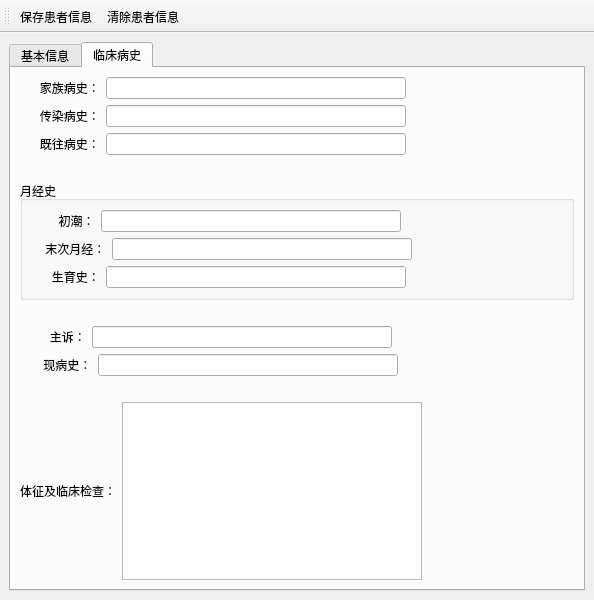
<?xml version="1.0" encoding="UTF-8"?>
<ui version="4.0">
 <class>patientinfo</class>
 <widget class="QMainWindow" name="patientinfo">
  <property name="geometry">
   <rect>
    <x>0</x>
    <y>0</y>
    <width>594</width>
    <height>600</height>
   </rect>
  </property>
  <property name="windowTitle">
   <string>MainWindow</string>
  </property>
  <widget class="QWidget" name="centralwidget">
   <layout class="QVBoxLayout" name="verticalLayout">
    <item>
     <widget class="QTabWidget" name="tabWidget">
      <property name="currentIndex">
       <number>1</number>
      </property>
      <widget class="QWidget" name="tabBaseInfo">
       <attribute name="title">
        <string>基本信息</string>
       </attribute>
       <layout class="QVBoxLayout" name="verticalLayout_3">
        <item>
         <layout class="QVBoxLayout" name="verticalLayout_2">
          <item>
           <layout class="QHBoxLayout" name="horizontalLayout">
            <item>
             <widget class="QLabel" name="label">
              <property name="text">
               <string> ID(HIS)：</string>
              </property>
             </widget>
            </item>
            <item>
             <widget class="QLineEdit" name="lineEditID">
              <property name="minimumSize">
               <size>
                <width>150</width>
                <height>0</height>
               </size>
              </property>
              <property name="maximumSize">
               <size>
                <width>150</width>
                <height>16777215</height>
               </size>
              </property>
             </widget>
            </item>
            <item>
             <spacer name="horizontalSpacer_5">
              <property name="orientation">
               <enum>Qt::Horizontal</enum>
              </property>
              <property name="sizeHint" stdset="0">
               <size>
                <width>40</width>
                <height>20</height>
               </size>
              </property>
             </spacer>
            </item>
            <item>
             <widget class="QLabel" name="label_2">
              <property name="text">
               <string>  姓名：</string>
              </property>
             </widget>
            </item>
            <item>
             <widget class="QComboBox" name="comboBoxSex">
              <property name="minimumSize">
               <size>
                <width>150</width>
                <height>0</height>
               </size>
              </property>
              <property name="maximumSize">
               <size>
                <width>150</width>
                <height>16777215</height>
               </size>
              </property>
              <item>
               <property name="text">
                <string>男</string>
               </property>
              </item>
              <item>
               <property name="text">
                <string>女</string>
               </property>
              </item>
             </widget>
            </item>
            <item>
             <spacer name="horizontalSpacer_6">
              <property name="orientation">
               <enum>Qt::Horizontal</enum>
              </property>
              <property name="sizeHint" stdset="0">
               <size>
                <width>40</width>
                <height>20</height>
               </size>
              </property>
             </spacer>
            </item>
           </layout>
          </item>
          <item>
           <layout class="QHBoxLayout" name="horizontalLayout_2">
            <item>
             <widget class="QLabel" name="label_3">
              <property name="text">
               <string>    性别：</string>
              </property>
             </widget>
            </item>
            <item>
             <widget class="QLineEdit" name="lineEditSex">
              <property name="minimumSize">
               <size>
                <width>150</width>
                <height>0</height>
               </size>
              </property>
              <property name="maximumSize">
               <size>
                <width>150</width>
                <height>16777215</height>
               </size>
              </property>
             </widget>
            </item>
            <item>
             <spacer name="horizontalSpacer_19">
              <property name="orientation">
               <enum>Qt::Horizontal</enum>
              </property>
              <property name="sizeHint" stdset="0">
               <size>
                <width>40</width>
                <height>20</height>
               </size>
              </property>
             </spacer>
            </item>
            <item>
             <widget class="QLabel" name="label_4">
              <property name="text">
               <string>  年龄：</string>
              </property>
             </widget>
            </item>
            <item>
             <widget class="QLineEdit" name="lineEditAge">
              <property name="minimumSize">
               <size>
                <width>150</width>
                <height>0</height>
               </size>
              </property>
              <property name="maximumSize">
               <size>
                <width>150</width>
                <height>16777215</height>
               </size>
              </property>
             </widget>
            </item>
            <item>
             <spacer name="horizontalSpacer_7">
              <property name="orientation">
               <enum>Qt::Horizontal</enum>
              </property>
              <property name="sizeHint" stdset="0">
               <size>
                <width>40</width>
                <height>20</height>
               </size>
              </property>
             </spacer>
            </item>
           </layout>
          </item>
          <item>
           <layout class="QHBoxLayout" name="horizontalLayout_3" stretch="0,0,0,0,0,0">
            <item>
             <widget class="QLabel" name="label_5">
              <property name="text">
               <string>    电话：</string>
              </property>
             </widget>
            </item>
            <item>
             <widget class="QLineEdit" name="lineEditPhone">
              <property name="minimumSize">
               <size>
                <width>150</width>
                <height>0</height>
               </size>
              </property>
              <property name="maximumSize">
               <size>
                <width>150</width>
                <height>16777215</height>
               </size>
              </property>
             </widget>
            </item>
            <item>
             <spacer name="horizontalSpacer_20">
              <property name="orientation">
               <enum>Qt::Horizontal</enum>
              </property>
              <property name="sizeHint" stdset="0">
               <size>
                <width>40</width>
                <height>20</height>
               </size>
              </property>
             </spacer>
            </item>
            <item>
             <widget class="QLabel" name="label_6">
              <property name="text">
               <string>  地址：</string>
              </property>
             </widget>
            </item>
            <item>
             <widget class="QLineEdit" name="lineEditAddress">
              <property name="minimumSize">
               <size>
                <width>150</width>
                <height>0</height>
               </size>
              </property>
              <property name="maximumSize">
               <size>
                <width>150</width>
                <height>16777215</height>
               </size>
              </property>
             </widget>
            </item>
            <item>
             <spacer name="horizontalSpacer_8">
              <property name="orientation">
               <enum>Qt::Horizontal</enum>
              </property>
              <property name="sizeHint" stdset="0">
               <size>
                <width>40</width>
                <height>20</height>
               </size>
              </property>
             </spacer>
            </item>
           </layout>
          </item>
          <item>
           <layout class="QHBoxLayout" name="horizontalLayout_4">
            <item>
             <widget class="QLabel" name="label_7">
              <property name="text">
               <string>    民族：</string>
              </property>
             </widget>
            </item>
            <item>
             <widget class="QComboBox" name="comboBoxNation">
              <property name="minimumSize">
               <size>
                <width>150</width>
                <height>0</height>
               </size>
              </property>
              <property name="maximumSize">
               <size>
                <width>150</width>
                <height>16777215</height>
               </size>
              </property>
             </widget>
            </item>
            <item>
             <spacer name="horizontalSpacer_9">
              <property name="orientation">
               <enum>Qt::Horizontal</enum>
              </property>
              <property name="sizeHint" stdset="0">
               <size>
                <width>40</width>
                <height>20</height>
               </size>
              </property>
             </spacer>
            </item>
            <item>
             <widget class="QLabel" name="label_9">
              <property name="text">
               <string>  籍贯：</string>
              </property>
             </widget>
            </item>
            <item>
             <widget class="QLineEdit" name="lineEditNative">
              <property name="minimumSize">
               <size>
                <width>150</width>
                <height>0</height>
               </size>
              </property>
              <property name="maximumSize">
               <size>
                <width>150</width>
                <height>16777215</height>
               </size>
              </property>
             </widget>
            </item>
            <item>
             <spacer name="horizontalSpacer_21">
              <property name="orientation">
               <enum>Qt::Horizontal</enum>
              </property>
              <property name="sizeHint" stdset="0">
               <size>
                <width>40</width>
                <height>20</height>
               </size>
              </property>
             </spacer>
            </item>
           </layout>
          </item>
          <item>
           <layout class="QHBoxLayout" name="horizontalLayout_12">
            <item>
             <widget class="QLabel" name="label_8">
              <property name="text">
               <string>    婚姻：</string>
              </property>
             </widget>
            </item>
            <item>
             <widget class="QComboBox" name="comboBoxMarry">
              <property name="minimumSize">
               <size>
                <width>150</width>
                <height>0</height>
               </size>
              </property>
              <property name="maximumSize">
               <size>
                <width>150</width>
                <height>16777215</height>
               </size>
              </property>
              <item>
               <property name="text">
                <string>未婚</string>
               </property>
              </item>
              <item>
               <property name="text">
                <string>已婚</string>
               </property>
              </item>
              <item>
               <property name="text">
                <string>离异</string>
               </property>
              </item>
             </widget>
            </item>
            <item>
             <spacer name="horizontalSpacer_18">
              <property name="orientation">
               <enum>Qt::Horizontal</enum>
              </property>
              <property name="sizeHint" stdset="0">
               <size>
                <width>40</width>
                <height>20</height>
               </size>
              </property>
             </spacer>
            </item>
            <item>
             <widget class="QLabel" name="label_10">
              <property name="text">
               <string>  职业：</string>
              </property>
             </widget>
            </item>
            <item>
             <widget class="QLineEdit" name="lineEditWork">
              <property name="minimumSize">
               <size>
                <width>150</width>
                <height>0</height>
               </size>
              </property>
              <property name="maximumSize">
               <size>
                <width>150</width>
                <height>16777215</height>
               </size>
              </property>
             </widget>
            </item>
            <item>
             <spacer name="horizontalSpacer_10">
              <property name="orientation">
               <enum>Qt::Horizontal</enum>
              </property>
              <property name="sizeHint" stdset="0">
               <size>
                <width>40</width>
                <height>20</height>
               </size>
              </property>
             </spacer>
            </item>
           </layout>
          </item>
          <item>
           <layout class="QHBoxLayout" name="horizontalLayout_5">
            <item>
             <widget class="QLabel" name="label_11">
              <property name="text">
               <string>    费别：</string>
              </property>
             </widget>
            </item>
            <item>
             <widget class="QComboBox" name="comboBoxMoneyType">
              <property name="minimumSize">
               <size>
                <width>150</width>
                <height>0</height>
               </size>
              </property>
              <property name="maximumSize">
               <size>
                <width>150</width>
                <height>16777215</height>
               </size>
              </property>
              <item>
               <property name="text">
                <string>自费</string>
               </property>
              </item>
              <item>
               <property name="text">
                <string>社保</string>
               </property>
              </item>
             </widget>
            </item>
            <item>
             <spacer name="horizontalSpacer_11">
              <property name="orientation">
               <enum>Qt::Horizontal</enum>
              </property>
              <property name="sizeHint" stdset="0">
               <size>
                <width>40</width>
                <height>20</height>
               </size>
              </property>
             </spacer>
            </item>
            <item>
             <widget class="QLabel" name="label_12">
              <property name="text">
               <string>身份证：</string>
              </property>
             </widget>
            </item>
            <item>
             <widget class="QLineEdit" name="lineEditIDCard">
              <property name="minimumSize">
               <size>
                <width>150</width>
                <height>0</height>
               </size>
              </property>
              <property name="maximumSize">
               <size>
                <width>150</width>
                <height>16777215</height>
               </size>
              </property>
             </widget>
            </item>
            <item>
             <spacer name="horizontalSpacer_22">
              <property name="orientation">
               <enum>Qt::Horizontal</enum>
              </property>
              <property name="sizeHint" stdset="0">
               <size>
                <width>40</width>
                <height>20</height>
               </size>
              </property>
             </spacer>
            </item>
           </layout>
          </item>
          <item>
           <spacer name="horizontalSpacer">
            <property name="orientation">
             <enum>Qt::Horizontal</enum>
            </property>
            <property name="sizeHint" stdset="0">
             <size>
              <width>40</width>
              <height>20</height>
             </size>
            </property>
           </spacer>
          </item>
          <item>
           <widget class="Line" name="lineFirst">
            <property name="minimumSize">
             <size>
              <width>0</width>
              <height>0</height>
             </size>
            </property>
            <property name="styleSheet">
             <string notr="true">color: rgb(85, 255, 0);</string>
            </property>
            <property name="orientation">
             <enum>Qt::Horizontal</enum>
            </property>
           </widget>
          </item>
          <item>
           <spacer name="horizontalSpacer_3">
            <property name="orientation">
             <enum>Qt::Horizontal</enum>
            </property>
            <property name="sizeHint" stdset="0">
             <size>
              <width>40</width>
              <height>20</height>
             </size>
            </property>
           </spacer>
          </item>
          <item>
           <layout class="QHBoxLayout" name="horizontalLayout_6">
            <item>
             <widget class="QLabel" name="label_13">
              <property name="text">
               <string>  门诊号：</string>
              </property>
             </widget>
            </item>
            <item>
             <widget class="QLineEdit" name="lineEditMenZhen">
              <property name="minimumSize">
               <size>
                <width>150</width>
                <height>0</height>
               </size>
              </property>
              <property name="maximumSize">
               <size>
                <width>150</width>
                <height>16777215</height>
               </size>
              </property>
             </widget>
            </item>
            <item>
             <spacer name="horizontalSpacer_12">
              <property name="orientation">
               <enum>Qt::Horizontal</enum>
              </property>
              <property name="sizeHint" stdset="0">
               <size>
                <width>40</width>
                <height>20</height>
               </size>
              </property>
             </spacer>
            </item>
            <item>
             <widget class="QLabel" name="label_14">
              <property name="text">
               <string>住院号：</string>
              </property>
             </widget>
            </item>
            <item>
             <widget class="QLineEdit" name="lineEditZhuYuan">
              <property name="minimumSize">
               <size>
                <width>150</width>
                <height>0</height>
               </size>
              </property>
              <property name="maximumSize">
               <size>
                <width>150</width>
                <height>16777215</height>
               </size>
              </property>
             </widget>
            </item>
            <item>
             <spacer name="horizontalSpacer_23">
              <property name="orientation">
               <enum>Qt::Horizontal</enum>
              </property>
              <property name="sizeHint" stdset="0">
               <size>
                <width>40</width>
                <height>20</height>
               </size>
              </property>
             </spacer>
            </item>
           </layout>
          </item>
          <item>
           <layout class="QHBoxLayout" name="horizontalLayout_7">
            <item>
             <widget class="QLabel" name="label_15">
              <property name="text">
               <string>    病区：</string>
              </property>
             </widget>
            </item>
            <item>
             <widget class="QLineEdit" name="lineEditBingQu">
              <property name="minimumSize">
               <size>
                <width>150</width>
                <height>0</height>
               </size>
              </property>
              <property name="maximumSize">
               <size>
                <width>150</width>
                <height>16777215</height>
               </size>
              </property>
             </widget>
            </item>
            <item>
             <spacer name="horizontalSpacer_13">
              <property name="orientation">
               <enum>Qt::Horizontal</enum>
              </property>
              <property name="sizeHint" stdset="0">
               <size>
                <width>40</width>
                <height>20</height>
               </size>
              </property>
             </spacer>
            </item>
            <item>
             <widget class="QLabel" name="label_16">
              <property name="text">
               <string>  床号：</string>
              </property>
             </widget>
            </item>
            <item>
             <widget class="QLineEdit" name="lineEditBedNumber">
              <property name="minimumSize">
               <size>
                <width>150</width>
                <height>0</height>
               </size>
              </property>
              <property name="maximumSize">
               <size>
                <width>150</width>
                <height>16777215</height>
               </size>
              </property>
             </widget>
            </item>
            <item>
             <spacer name="horizontalSpacer_24">
              <property name="orientation">
               <enum>Qt::Horizontal</enum>
              </property>
              <property name="sizeHint" stdset="0">
               <size>
                <width>40</width>
                <height>20</height>
               </size>
              </property>
             </spacer>
            </item>
           </layout>
          </item>
          <item>
           <spacer name="horizontalSpacer_2">
            <property name="orientation">
             <enum>Qt::Horizontal</enum>
            </property>
            <property name="sizeHint" stdset="0">
             <size>
              <width>40</width>
              <height>20</height>
             </size>
            </property>
           </spacer>
          </item>
          <item>
           <widget class="Line" name="lineSecond">
            <property name="orientation">
             <enum>Qt::Horizontal</enum>
            </property>
           </widget>
          </item>
          <item>
           <spacer name="horizontalSpacer_4">
            <property name="orientation">
             <enum>Qt::Horizontal</enum>
            </property>
            <property name="sizeHint" stdset="0">
             <size>
              <width>40</width>
              <height>20</height>
             </size>
            </property>
           </spacer>
          </item>
          <item>
           <layout class="QHBoxLayout" name="horizontalLayout_9">
            <item>
             <widget class="QLabel" name="label_19">
              <property name="text">
               <string>送检科室：</string>
              </property>
             </widget>
            </item>
            <item>
             <widget class="QLineEdit" name="lineEditJianKe">
              <property name="minimumSize">
               <size>
                <width>150</width>
                <height>0</height>
               </size>
              </property>
              <property name="maximumSize">
               <size>
                <width>150</width>
                <height>16777215</height>
               </size>
              </property>
             </widget>
            </item>
            <item>
             <spacer name="horizontalSpacer_14">
              <property name="orientation">
               <enum>Qt::Horizontal</enum>
              </property>
              <property name="sizeHint" stdset="0">
               <size>
                <width>40</width>
                <height>20</height>
               </size>
              </property>
             </spacer>
            </item>
            <item>
             <widget class="QLabel" name="label_20">
              <property name="text">
               <string>送检医生：</string>
              </property>
             </widget>
            </item>
            <item>
             <widget class="QLineEdit" name="lineEditJianDoctor">
              <property name="minimumSize">
               <size>
                <width>150</width>
                <height>0</height>
               </size>
              </property>
              <property name="maximumSize">
               <size>
                <width>150</width>
                <height>16777215</height>
               </size>
              </property>
             </widget>
            </item>
            <item>
             <spacer name="horizontalSpacer_25">
              <property name="orientation">
               <enum>Qt::Horizontal</enum>
              </property>
              <property name="sizeHint" stdset="0">
               <size>
                <width>40</width>
                <height>20</height>
               </size>
              </property>
             </spacer>
            </item>
           </layout>
          </item>
          <item>
           <layout class="QHBoxLayout" name="horizontalLayout_8">
            <item>
             <widget class="QLabel" name="label_17">
              <property name="text">
               <string>送检时间：</string>
              </property>
             </widget>
            </item>
            <item>
             <widget class="QDateTimeEdit" name="dateTimeEditSongJian">
              <property name="minimumSize">
               <size>
                <width>150</width>
                <height>0</height>
               </size>
              </property>
              <property name="maximumSize">
               <size>
                <width>150</width>
                <height>16777215</height>
               </size>
              </property>
             </widget>
            </item>
            <item>
             <spacer name="horizontalSpacer_15">
              <property name="orientation">
               <enum>Qt::Horizontal</enum>
              </property>
              <property name="sizeHint" stdset="0">
               <size>
                <width>40</width>
                <height>20</height>
               </size>
              </property>
             </spacer>
            </item>
            <item>
             <widget class="QLabel" name="label_18">
              <property name="text">
               <string>接收时间：</string>
              </property>
             </widget>
            </item>
            <item>
             <widget class="QDateTimeEdit" name="dateTimeEditJieShou">
              <property name="minimumSize">
               <size>
                <width>150</width>
                <height>0</height>
               </size>
              </property>
              <property name="maximumSize">
               <size>
                <width>150</width>
                <height>16777215</height>
               </size>
              </property>
             </widget>
            </item>
            <item>
             <spacer name="horizontalSpacer_26">
              <property name="orientation">
               <enum>Qt::Horizontal</enum>
              </property>
              <property name="sizeHint" stdset="0">
               <size>
                <width>40</width>
                <height>20</height>
               </size>
              </property>
             </spacer>
            </item>
           </layout>
          </item>
          <item>
           <layout class="QHBoxLayout" name="horizontalLayout_11">
            <item>
             <widget class="QLabel" name="label_23">
              <property name="text">
               <string>  接收人：</string>
              </property>
             </widget>
            </item>
            <item>
             <widget class="QLineEdit" name="lineEditJieShouPeople">
              <property name="minimumSize">
               <size>
                <width>150</width>
                <height>0</height>
               </size>
              </property>
              <property name="maximumSize">
               <size>
                <width>150</width>
                <height>16777215</height>
               </size>
              </property>
             </widget>
            </item>
            <item>
             <spacer name="horizontalSpacer_16">
              <property name="orientation">
               <enum>Qt::Horizontal</enum>
              </property>
              <property name="sizeHint" stdset="0">
               <size>
                <width>40</width>
                <height>20</height>
               </size>
              </property>
             </spacer>
            </item>
            <item>
             <widget class="QLabel" name="label_24">
              <property name="text">
               <string>取材部位：</string>
              </property>
             </widget>
            </item>
            <item>
             <widget class="QLineEdit" name="lineEditQuCaiBuWei">
              <property name="minimumSize">
               <size>
                <width>150</width>
                <height>0</height>
               </size>
              </property>
              <property name="maximumSize">
               <size>
                <width>150</width>
                <height>16777215</height>
               </size>
              </property>
             </widget>
            </item>
            <item>
             <spacer name="horizontalSpacer_27">
              <property name="orientation">
               <enum>Qt::Horizontal</enum>
              </property>
              <property name="sizeHint" stdset="0">
               <size>
                <width>40</width>
                <height>20</height>
               </size>
              </property>
             </spacer>
            </item>
           </layout>
          </item>
          <item>
           <layout class="QHBoxLayout" name="horizontalLayout_10">
            <item>
             <widget class="QLabel" name="label_21">
              <property name="text">
               <string>标本件数：</string>
              </property>
             </widget>
            </item>
            <item>
             <widget class="QLineEdit" name="lineEditBiaoBenNumber">
              <property name="minimumSize">
               <size>
                <width>150</width>
                <height>0</height>
               </size>
              </property>
              <property name="maximumSize">
               <size>
                <width>150</width>
                <height>16777215</height>
               </size>
              </property>
             </widget>
            </item>
            <item>
             <spacer name="horizontalSpacer_17">
              <property name="orientation">
               <enum>Qt::Horizontal</enum>
              </property>
              <property name="sizeHint" stdset="0">
               <size>
                <width>40</width>
                <height>20</height>
               </size>
              </property>
             </spacer>
            </item>
            <item>
             <widget class="QLabel" name="label_22">
              <property name="text">
               <string>固定方式：</string>
              </property>
             </widget>
            </item>
            <item>
             <widget class="QLineEdit" name="lineEditGuDing">
              <property name="minimumSize">
               <size>
                <width>150</width>
                <height>0</height>
               </size>
              </property>
              <property name="maximumSize">
               <size>
                <width>150</width>
                <height>16777215</height>
               </size>
              </property>
             </widget>
            </item>
            <item>
             <spacer name="horizontalSpacer_28">
              <property name="orientation">
               <enum>Qt::Horizontal</enum>
              </property>
              <property name="sizeHint" stdset="0">
               <size>
                <width>40</width>
                <height>20</height>
               </size>
              </property>
             </spacer>
            </item>
           </layout>
          </item>
         </layout>
        </item>
       </layout>
      </widget>
      <widget class="QWidget" name="tabIllnessHistory">
       <attribute name="title">
        <string>临床病史</string>
       </attribute>
       <layout class="QVBoxLayout" name="verticalLayout_7">
        <item>
         <layout class="QVBoxLayout" name="verticalLayout_6">
          <item>
           <layout class="QHBoxLayout" name="horizontalLayout_13">
            <item>
             <widget class="QLabel" name="label_25">
              <property name="text">
               <string>      家族病史：</string>
              </property>
             </widget>
            </item>
            <item>
             <widget class="QLineEdit" name="lineEditFimilyHistory">
              <property name="minimumSize">
               <size>
                <width>300</width>
                <height>0</height>
               </size>
              </property>
             </widget>
            </item>
            <item>
             <spacer name="horizontalSpacer_29">
              <property name="orientation">
               <enum>Qt::Horizontal</enum>
              </property>
              <property name="sizeHint" stdset="0">
               <size>
                <width>40</width>
                <height>20</height>
               </size>
              </property>
             </spacer>
            </item>
           </layout>
          </item>
          <item>
           <layout class="QHBoxLayout" name="horizontalLayout_14">
            <item>
             <widget class="QLabel" name="label_26">
              <property name="text">
               <string>      传染病史：</string>
              </property>
             </widget>
            </item>
            <item>
             <widget class="QLineEdit" name="lineEditCHuanRan">
              <property name="minimumSize">
               <size>
                <width>300</width>
                <height>0</height>
               </size>
              </property>
             </widget>
            </item>
            <item>
             <spacer name="horizontalSpacer_30">
              <property name="orientation">
               <enum>Qt::Horizontal</enum>
              </property>
              <property name="sizeHint" stdset="0">
               <size>
                <width>40</width>
                <height>20</height>
               </size>
              </property>
             </spacer>
            </item>
           </layout>
          </item>
          <item>
           <layout class="QHBoxLayout" name="horizontalLayout_15">
            <item>
             <widget class="QLabel" name="label_27">
              <property name="text">
               <string>      既往病史：</string>
              </property>
             </widget>
            </item>
            <item>
             <widget class="QLineEdit" name="lineEditAgo">
              <property name="minimumSize">
               <size>
                <width>300</width>
                <height>0</height>
               </size>
              </property>
             </widget>
            </item>
            <item>
             <spacer name="horizontalSpacer_31">
              <property name="orientation">
               <enum>Qt::Horizontal</enum>
              </property>
              <property name="sizeHint" stdset="0">
               <size>
                <width>40</width>
                <height>20</height>
               </size>
              </property>
             </spacer>
            </item>
           </layout>
          </item>
          <item>
           <spacer name="horizontalSpacer_32">
            <property name="orientation">
             <enum>Qt::Horizontal</enum>
            </property>
            <property name="sizeHint" stdset="0">
             <size>
              <width>40</width>
              <height>20</height>
             </size>
            </property>
           </spacer>
          </item>
          <item>
           <widget class="QGroupBox" name="groupBox">
            <property name="styleSheet">
             <string notr="true"/>
            </property>
            <property name="title">
             <string>月经史</string>
            </property>
            <layout class="QVBoxLayout" name="verticalLayout_5">
             <item>
              <layout class="QVBoxLayout" name="verticalLayout_4">
               <item>
                <layout class="QHBoxLayout" name="horizontalLayout_18">
                 <item>
                  <widget class="QLabel" name="label_32">
                   <property name="text">
                    <string>        初潮：</string>
                   </property>
                  </widget>
                 </item>
                 <item>
                  <widget class="QLineEdit" name="lineEditChuCao">
                   <property name="minimumSize">
                    <size>
                     <width>300</width>
                     <height>0</height>
                    </size>
                   </property>
                  </widget>
                 </item>
                 <item>
                  <spacer name="horizontalSpacer_37">
                   <property name="orientation">
                    <enum>Qt::Horizontal</enum>
                   </property>
                   <property name="sizeHint" stdset="0">
                    <size>
                     <width>40</width>
                     <height>20</height>
                    </size>
                   </property>
                  </spacer>
                 </item>
                </layout>
               </item>
               <item>
                <layout class="QHBoxLayout" name="horizontalLayout_19">
                 <item>
                  <widget class="QLabel" name="label_33">
                   <property name="text">
                    <string>    末次月经：</string>
                   </property>
                  </widget>
                 </item>
                 <item>
                  <widget class="QLineEdit" name="lineEditLast">
                   <property name="minimumSize">
                    <size>
                     <width>300</width>
                     <height>0</height>
                    </size>
                   </property>
                  </widget>
                 </item>
                 <item>
                  <spacer name="horizontalSpacer_38">
                   <property name="orientation">
                    <enum>Qt::Horizontal</enum>
                   </property>
                   <property name="sizeHint" stdset="0">
                    <size>
                     <width>40</width>
                     <height>20</height>
                    </size>
                   </property>
                  </spacer>
                 </item>
                </layout>
               </item>
               <item>
                <layout class="QHBoxLayout" name="horizontalLayout_20">
                 <item>
                  <widget class="QLabel" name="label_34">
                   <property name="text">
                    <string>      生育史：</string>
                   </property>
                  </widget>
                 </item>
                 <item>
                  <widget class="QLineEdit" name="lineEditBornHistory">
                   <property name="minimumSize">
                    <size>
                     <width>300</width>
                     <height>0</height>
                    </size>
                   </property>
                  </widget>
                 </item>
                 <item>
                  <spacer name="horizontalSpacer_39">
                   <property name="orientation">
                    <enum>Qt::Horizontal</enum>
                   </property>
                   <property name="sizeHint" stdset="0">
                    <size>
                     <width>40</width>
                     <height>20</height>
                    </size>
                   </property>
                  </spacer>
                 </item>
                </layout>
               </item>
              </layout>
             </item>
            </layout>
           </widget>
          </item>
          <item>
           <spacer name="horizontalSpacer_35">
            <property name="orientation">
             <enum>Qt::Horizontal</enum>
            </property>
            <property name="sizeHint" stdset="0">
             <size>
              <width>40</width>
              <height>20</height>
             </size>
            </property>
           </spacer>
          </item>
          <item>
           <layout class="QHBoxLayout" name="horizontalLayout_16">
            <item>
             <widget class="QLabel" name="label_28">
              <property name="text">
               <string>         主诉：</string>
              </property>
             </widget>
            </item>
            <item>
             <widget class="QLineEdit" name="lineEditZhuSu">
              <property name="minimumSize">
               <size>
                <width>300</width>
                <height>0</height>
               </size>
              </property>
             </widget>
            </item>
            <item>
             <spacer name="horizontalSpacer_33">
              <property name="orientation">
               <enum>Qt::Horizontal</enum>
              </property>
              <property name="sizeHint" stdset="0">
               <size>
                <width>40</width>
                <height>20</height>
               </size>
              </property>
             </spacer>
            </item>
           </layout>
          </item>
          <item>
           <layout class="QHBoxLayout" name="horizontalLayout_17">
            <item>
             <widget class="QLabel" name="label_29">
              <property name="text">
               <string>       现病史：</string>
              </property>
             </widget>
            </item>
            <item>
             <widget class="QLineEdit" name="lineEditNow">
              <property name="minimumSize">
               <size>
                <width>300</width>
                <height>0</height>
               </size>
              </property>
             </widget>
            </item>
            <item>
             <spacer name="horizontalSpacer_34">
              <property name="orientation">
               <enum>Qt::Horizontal</enum>
              </property>
              <property name="sizeHint" stdset="0">
               <size>
                <width>40</width>
                <height>20</height>
               </size>
              </property>
             </spacer>
            </item>
           </layout>
          </item>
          <item>
           <spacer name="horizontalSpacer_36">
            <property name="orientation">
             <enum>Qt::Horizontal</enum>
            </property>
            <property name="sizeHint" stdset="0">
             <size>
              <width>40</width>
              <height>20</height>
             </size>
            </property>
           </spacer>
          </item>
          <item>
           <layout class="QHBoxLayout" name="horizontalLayout_22">
            <item>
             <widget class="QLabel" name="label_30">
              <property name="text">
               <string>体征及临床检查：</string>
              </property>
             </widget>
            </item>
            <item>
             <widget class="QTextEdit" name="textEditTiZheng">
              <property name="minimumSize">
               <size>
                <width>300</width>
                <height>0</height>
               </size>
              </property>
             </widget>
            </item>
            <item>
             <spacer name="horizontalSpacer_40">
              <property name="orientation">
               <enum>Qt::Horizontal</enum>
              </property>
              <property name="sizeHint" stdset="0">
               <size>
                <width>40</width>
                <height>20</height>
               </size>
              </property>
             </spacer>
            </item>
           </layout>
          </item>
         </layout>
        </item>
       </layout>
      </widget>
     </widget>
    </item>
   </layout>
  </widget>
  <widget class="QToolBar" name="toolBar">
   <property name="windowTitle">
    <string>toolBar</string>
   </property>
   <attribute name="toolBarArea">
    <enum>TopToolBarArea</enum>
   </attribute>
   <attribute name="toolBarBreak">
    <bool>false</bool>
   </attribute>
   <addaction name="actionSavePatientInfo"/>
   <addaction name="actionClearPatientInfo"/>
  </widget>
  <action name="actionSavePatientInfo">
   <property name="icon">
    <iconset resource="../res.qrc">
     <normaloff>:/image/image/save.png</normaloff>:/image/image/save.png</iconset>
   </property>
   <property name="text">
    <string>保存患者信息</string>
   </property>
   <property name="toolTip">
    <string>保存患者信息</string>
   </property>
  </action>
  <action name="actionClearPatientInfo">
   <property name="icon">
    <iconset resource="../res.qrc">
     <normaloff>:/image/image/edit-clear.png</normaloff>:/image/image/edit-clear.png</iconset>
   </property>
   <property name="text">
    <string>清除患者信息</string>
   </property>
   <property name="toolTip">
    <string>清除患者信息</string>
   </property>
  </action>
 </widget>
 <resources>
  <include location="../res.qrc"/>
 </resources>
 <connections/>
</ui>
